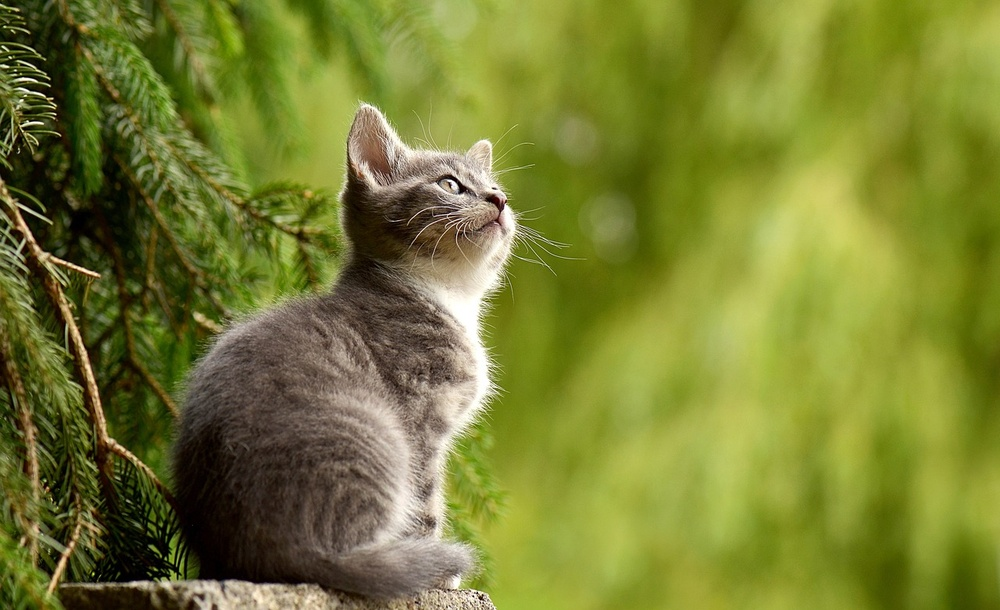
#> input picture kucing.jpg, 1000 x 610 px, shrunk from 1280 x 781 before the run
$ python 'Latihan 7.py'   (older library calls are emulated)
#> lines starting #> are read from the running program, lines starting #| are printed output that depends on the picture
import cv2
import numpy as np
import matplotlib.pyplot as plt

image = cv2.imread(r"kucing.jpg")
#> image is the input picture: shape (610, 1000, 3); mean B, G, R 49.8, 125.8, 119.2
gray = cv2.cvtColor(image, cv2.COLOR_BGR2GRAY)
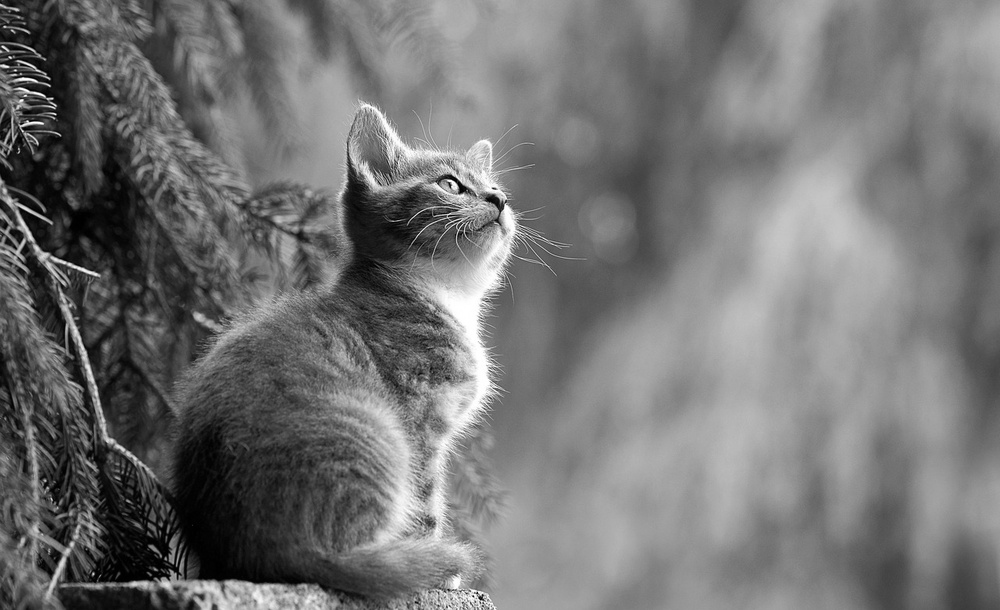
#> gray: shape (610, 1000); min 0, max 255, mean 115.2
fourier = cv2.dft(np.float32(gray), flags=cv2.DFT_COMPLEX_OUTPUT)
fourier_shift = np.fft.fftshift(fourier)
magnitude = 20 * np.log(cv2.magnitude(fourier_shift[:, :, 0], fourier_shift[:, :, 1]))
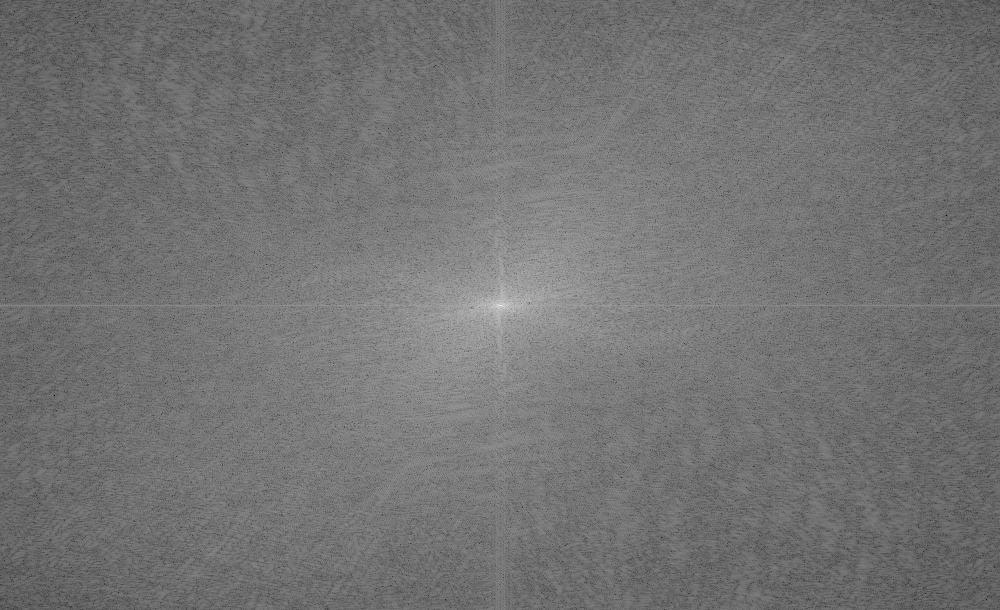
#> magnitude: shape (610, 1000) float32; min 8.91, max 361.4, mean 168.5; drawn with min black and max white
magnitude_normalized = cv2.normalize(magnitude, None, 0, 255, cv2.NORM_MINMAX, cv2.CV_8UC1)
plt.imshow(magnitude_normalized, cmap='gray')
plt.title('Magnitude Spectrum')
plt.axis('off')
plt.show()
